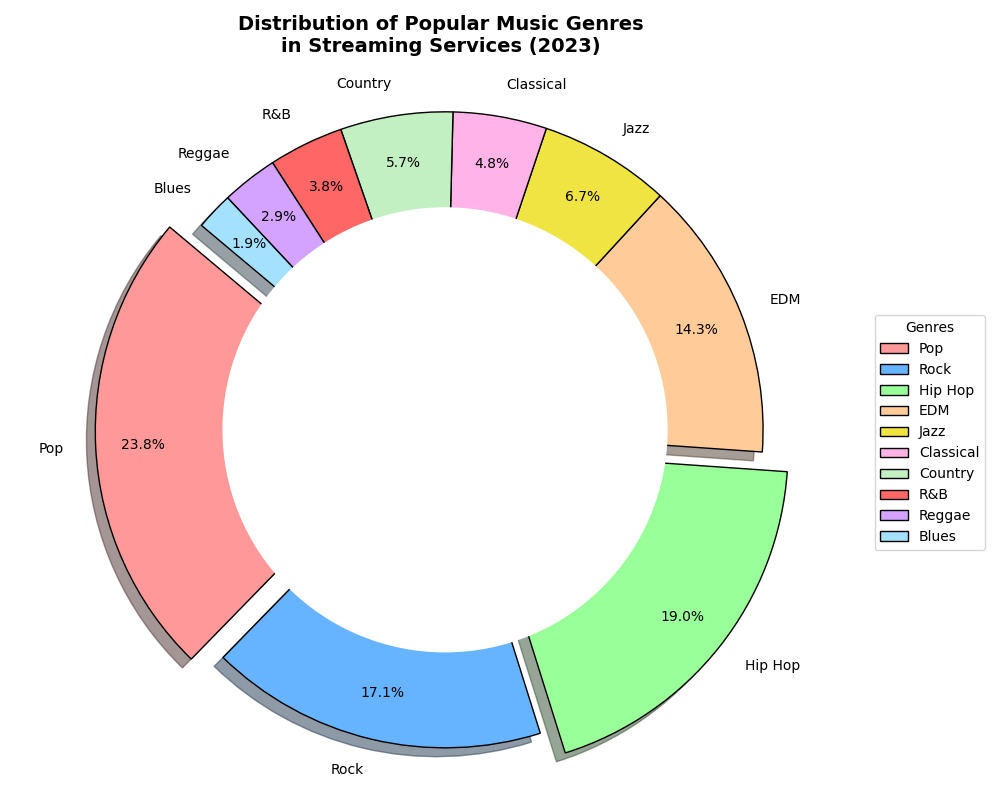

This chart was generated by the following Python code:
import matplotlib.pyplot as plt

# Define the data with additional genres
genres = ['Pop', 'Rock', 'Hip Hop', 'EDM', 'Jazz', 'Classical', 'Country', 'R&B', 'Reggae', 'Blues']
market_share = [25, 18, 20, 15, 7, 5, 6, 4, 3, 2]

# Extend color palette for new genres
colors = ['#ff9999', '#66b3ff', '#99ff99', '#ffcc99', '#f0e442', '#ffb3e6', 
          '#c2f0c2', '#ff6666', '#d3a3ff', '#a3e1ff']

# Update explode to focus on multiple genres
explode = (0.1, 0, 0.1, 0, 0, 0, 0, 0, 0, 0)

# Create the donut chart
fig, ax = plt.subplots(figsize=(10, 8))
wedges, texts, autotexts = ax.pie(
    market_share, labels=genres, colors=colors, autopct='%1.1f%%', startangle=140,
    explode=explode, shadow=True, wedgeprops={'edgecolor': 'black'}, textprops={'fontsize': 10},
    pctdistance=0.85,
)

# Draw a white circle in the center
centre_circle = plt.Circle((0,0),0.70,fc='white')
fig.gca().add_artist(centre_circle)

# Equal aspect ratio ensures the pie is drawn as a circle
ax.axis('equal')  

for text in texts + autotexts:
    text.set_color('black')

ax.set_title(
    "Distribution of Popular Music Genres\nin Streaming Services (2023)",
    fontsize=14, fontweight='bold', pad=20
)

ax.legend(genres, title="Genres", loc="center left", bbox_to_anchor=(1, 0.5), fontsize=10)

plt.tight_layout()
plt.show()
